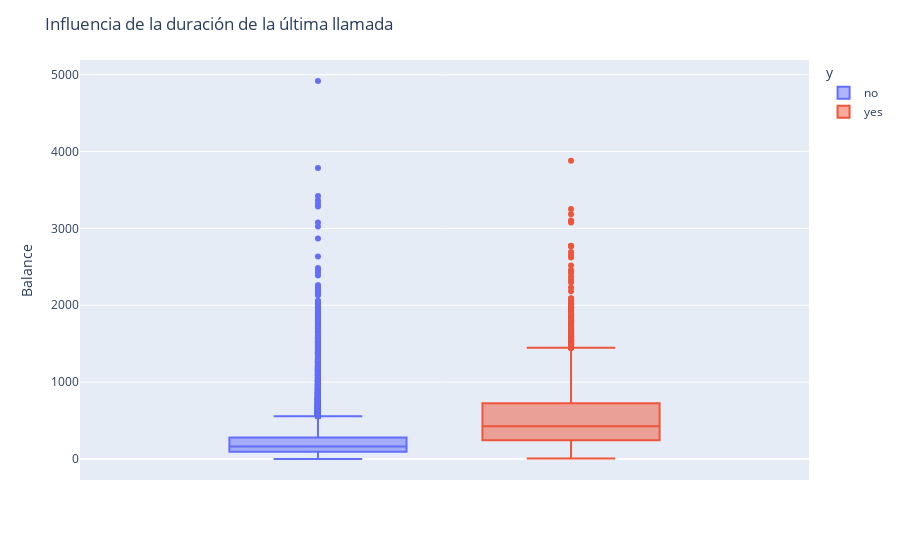

Notebook source saved alongside this figure:
### Code cell
calls = px.box(df, y='duration', color='y')
calls.update_layout(title='Influencia de la duración de la última llamada', yaxis_title='Balance')
calls.show()
#la duracion influye bastante

### Figure 1 — Plotly figure (JSON) as saved in the notebook; plotly's stock layout.template omitted (floating-point values rounded to 4 significant figures; data arrays with more than 128 entries replaced by an {"elided": "..."} marker saying what was removed)
{"data": [{"alignmentgroup": "True", "hovertemplate": "y=no<br>duration=%{y}<extra></extra>", "legendgroup": "no", "marker": {"color": "#636efa"}, "name": "no", "notched": false, "offsetgroup": "no", "orientation": "v", "showlegend": true, "type": "box", "x0": " ", "xaxis": "x", "y": {"elided": "39922 int values"}, "y0": " ", "yaxis": "y"}, {"alignmentgroup": "True", "hovertemplate": "y=yes<br>duration=%{y}<extra></extra>", "legendgroup": "yes", "marker": {"color": "#EF553B"}, "name": "yes", "notched": false, "offsetgroup": "yes", "orientation": "v", "showlegend": true, "type": "box", "x0": " ", "xaxis": "x", "y": {"elided": "5289 int values"}, "y0": " ", "yaxis": "y"}], "layout": {"boxmode": "group", "legend": {"title": {"text": "y"}, "tracegroupgap": 0}, "margin": {"t": 60}, "title": {"text": "Influencia de la duración de la última llamada"}, "xaxis": {"anchor": "y", "domain": [0, 1]}, "yaxis": {"anchor": "x", "domain": [0, 1], "title": {"text": "Balance"}}}}
